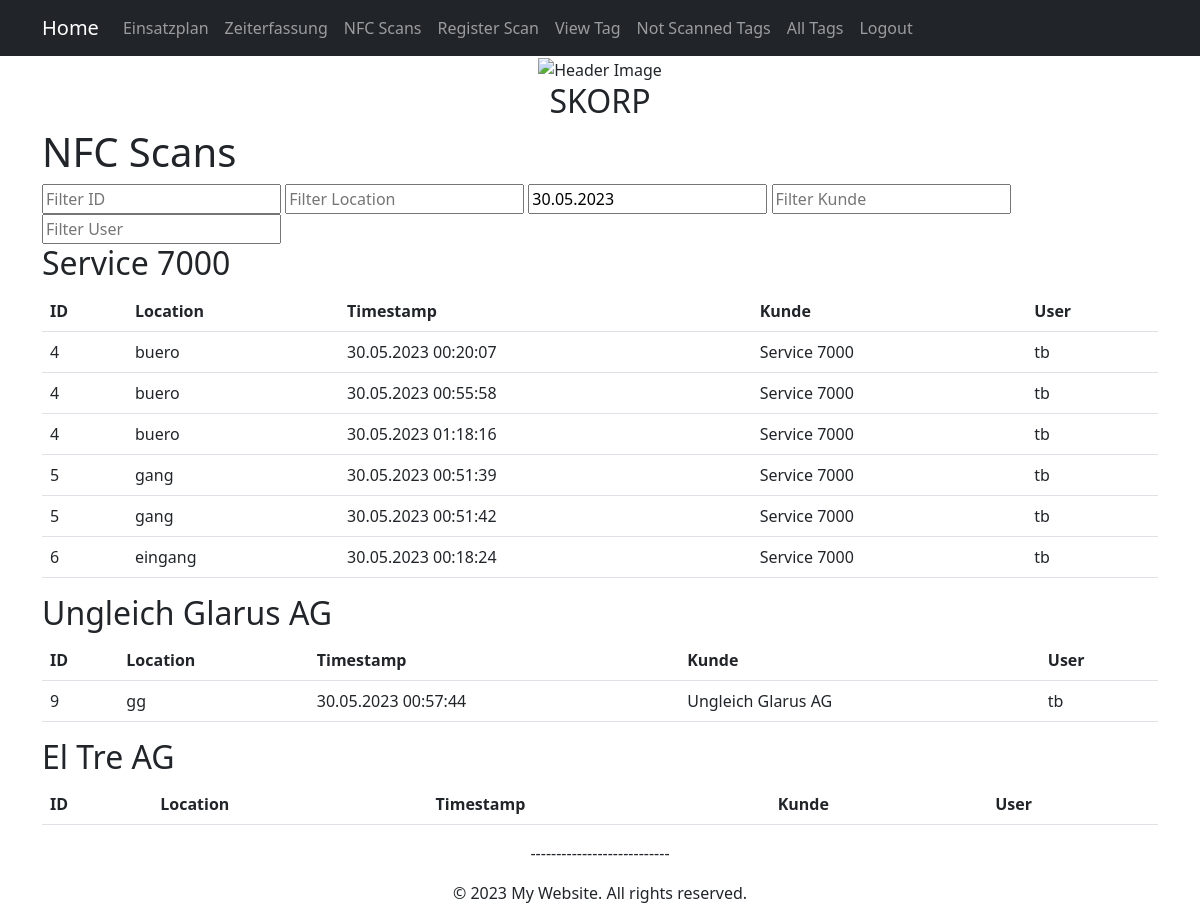
/nfc/scan/list/ (signed in), run on an earlier commit of the app's database.
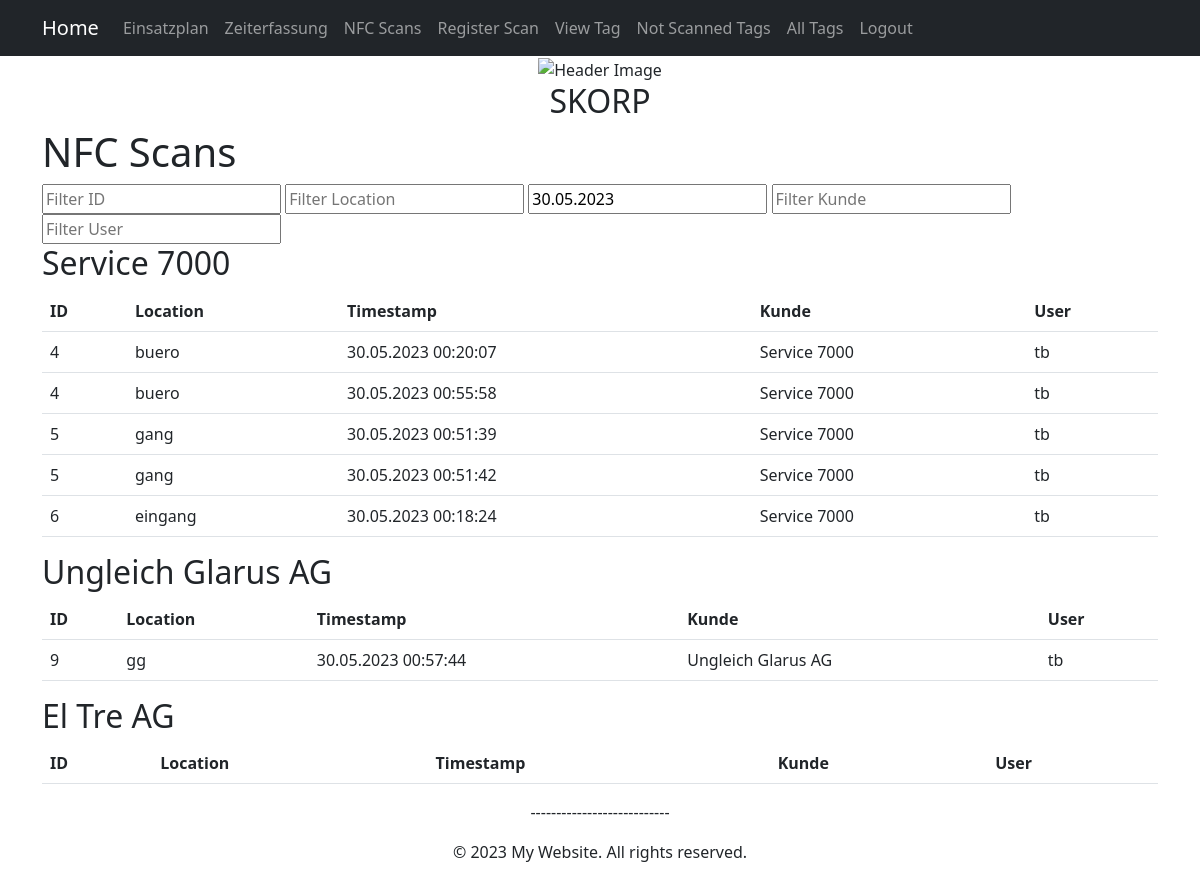
And on a later commit of the database.
### kundendatenbank/models.py (models this page shows, shortened)
class Kunden(models.Model):
    name = models.CharField(max_length=200, blank=False, null=False)
    adresse = models.CharField(max_length=200, blank=False, null=False)
    telefonnummer = models.CharField(max_length=15, blank=False, null=False)
    email = models.EmailField(max_length=200, blank=True, null=True)
    stundenansatz = models.DecimalField(max_digits=5, decimal_places=2, blank=False, null=False)
    def __str__(self):
        return self.name

### nfc/models.py (models this page shows, shortened)
class NfcTag(models.Model):
    kunde = models.ForeignKey(Kunden, on_delete=models.CASCADE, related_name='nfctags', null=True, blank=True)
    location = models.CharField(max_length=200)

class NfcScan(models.Model):
    user = models.ForeignKey(User, on_delete=models.CASCADE)
    tag = models.ForeignKey(NfcTag, on_delete=models.CASCADE)
    timestamp = models.DateTimeField(default=timezone.now)
    image = models.ImageField(upload_to='nfc_scans/', blank=True, null=True)
    comment = models.TextField(blank=True, null=True)

### nfc/views.py (the view)
# urls.py: path('scan/list/', views.scan_list, name='scan_list'),
@login_required
def scan_list(request):
    kunden = Kunden.objects.annotate()
    today = date.today()
    return render(request, 'scan_list.html', {'kunden': kunden, 'today': today})

### templates/scan_list.html (shortened to what this page needs)
{% extends 'base.html' %}
{% load tz %}
{% block content %}
  <h1>NFC Scans</h1>
  <form id="filterForm">
    <input type="text" id="idFilter" placeholder="Filter ID">
    <input type="text" id="locationFilter" placeholder="Filter Location">
    <input type="text" id="timestampFilter" placeholder="Filter Timestamp" value="{{ today|date:'d.m.Y' }}">
    <input type="text" id="kundeFilter" placeholder="Filter Kunde">
    <input type="text" id="userFilter" placeholder="Filter User">
  </form>
  {% for kunde in kunden %}
    {% if kunde.nfctags.exists %}
      <h2>{{ kunde.name }}</h2>
      <table class="table" id="scanTable_{{ kunde.id }}">
        <thead>
          <tr>
            <th>ID</th>
            <th>Location</th>
            <th>Timestamp</th>
            <th>Kunde</th>
            <th>User</th>
          </tr>
        </thead>
        <tbody>
          {% for tag in kunde.nfctags.all %}
            {% for scan in tag.nfcscan_set.all %}
              {% if scan.user == request.user and scan.timestamp|date:'d.m.Y' == today|date:'d.m.Y' %}
                <tr>
                  <td>{{ tag.id }}</td>
                  <td>{{ tag.location }}</td>
                  <td>{{ scan.timestamp|date:"d.m.Y H:i:s" }}</td>
                  <td>{{ tag.kunde }}</td>
                  <td>{{ scan.user }}</td>
                </tr>
              {% endif %}
            {% endfor %}
          {% endfor %}
        </tbody>
      </table>
    {% endif %}
  {% empty %}
    <p>No NFC scans found.</p>
  {% endfor %}
{% endblock %}

What changed in the data, as far as the page shows it:
changed NfcTag "buero": loses NfcScan ({{ tag.id }} "4", {{ tag.location }} "buero", timestamp "30.05.2023 01:18:16", {{ tag.kunde }} "Service 7000", user "tb")
